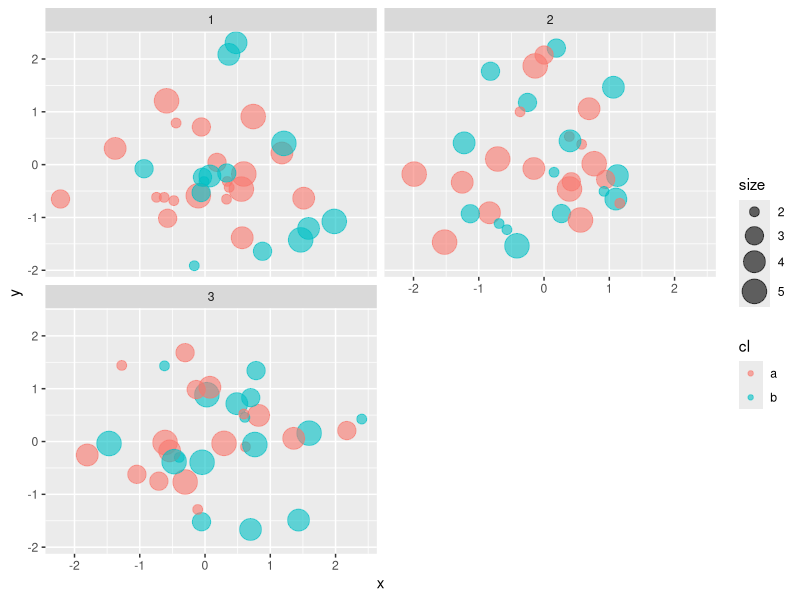

Write the R code that produced this figure.
## ---- chunk 1
set.seed(1)
library(tidyverse)
library(gganimate)
df <- tibble(
    x = rnorm(100)
    , y = rnorm(100)
    , size = rep(c(2, 3, 4, 5), 25)
    , cl = sample(c("a", "b"), 100, T)
    , time = c(1, rep(1:3, 33)) #|> lubridate::year()
) |> 
    arrange(time)


p2 <- 
    df |> 
    ggplot() + 
    aes(x, y, size = size, color = cl) +
    geom_point() +
    scale_size(range = c(5, 12)) +
    theme_minimal() +
    #transition_time()
    transition_layers(layer_length = 3, transition_length = 3) +
    #enter_fade() +
    transition_time(time) +
    #enter_grow() +
    exit_shrink()
p2


#kanimate(p2, renderer = gifski_renderer("sa.gif")) 
## ---- chunk 2
a <- ggplot(df,
aes(x, y, size = size, color = cl)) +
geom_point(alpha = .6) +
    scale_size(range = c(3, 8))

a +
    
    enter_fade() + 
    transition_states(time, transition_length = 2, state_length = 2) +
    #transition_states(layer_length = 3, transition_length = 3) +
    #transition_manual(time, cumulative = F) +
    enter_grow() +
    exit_shrink() +
    exit_fade()
## ---- chunk 3
a + facet_wrap(~time, ncol = 2)
